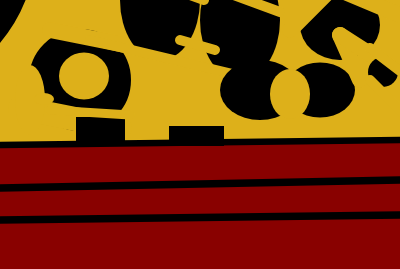
Frame 1 (no input)
Frame 60 (no input): identical to frame 1, image omitted
Frame 120 (the mouse pressed at the canvas centre since frame 60): identical to frame 1, image omitted

The p5.js sketch that drew this single still picture (run headless with seeded random() and noise() and a simulated clock; from frame 60 on, the mouse is pressed at the canvas centre):

// p5.js sketch
// ── sketch.js
function setup() {

    createCanvas(400,269);

}

function draw() {

// Red and Yellow background   
    stroke(0)
    background(221, 176, 26);
    strokeWeight(0)
    fill(137, 1, 0);
    rect(0, 142, width, 180);

// Black Lines on the Bottom    
    fill(0);
    strokeWeight(6.5);
    line(0,145,400,140);
    strokeWeight(7.5);
    line(0,188,400,180);
    line(0,220,400,215);

// Cheeta Print
    strokeWeight(2);
    line(11,0,13,5);
    line(0,5,8,7);
    line(0,9,7,10);
    ellipse(-115,-55,300,300);
    ellipse(80,80,100,100);
    stroke(221,176,26);
    strokeWeight(16);
    line(50,30,150,50);
    strokeWeight(24);
    line(20,108,120,128);
    strokeWeight(0);
    rect(76,117,49,25);
    fill(221,176,26);
    ellipse(84,76,50,47);
    fill(0);
    rect(169,126,55,20);
    ellipse(160,0,80,120);
    ellipse(240,20,80,120);
    strokeWeight(10);
    line(90,40,300,90);
    strokeWeight(0);
    ellipse(260,90,80,60);
    ellipse(320,90,70,55);
    fill(221,176,26);
    ellipse(290,94,40,50);
    fill(0);
    ellipse(340,25,80,70);
    stroke(221,176,26);
    strokeWeight(16);
    line(360,80,340,35);
    line(410,80,340,35);
    line(290,30,340,-20);
    line(340,-10,400,15);
    strokeWeight(9)
    line(130,115,50,110)
    strokeWeight(0);
    fill(0);
    ellipse(383,72,30,30);
    fill(221, 176, 26)
    ellipse(30,100,30,70)
    ellipse(44,99,20,12)
    strokeWeight(10)
    line(490,140,370,48)
    line(490,200,370,80)
    line(215,50,180,40)
    line(280,12,220,-10)
    line(190,-5,204,0)

    
}
